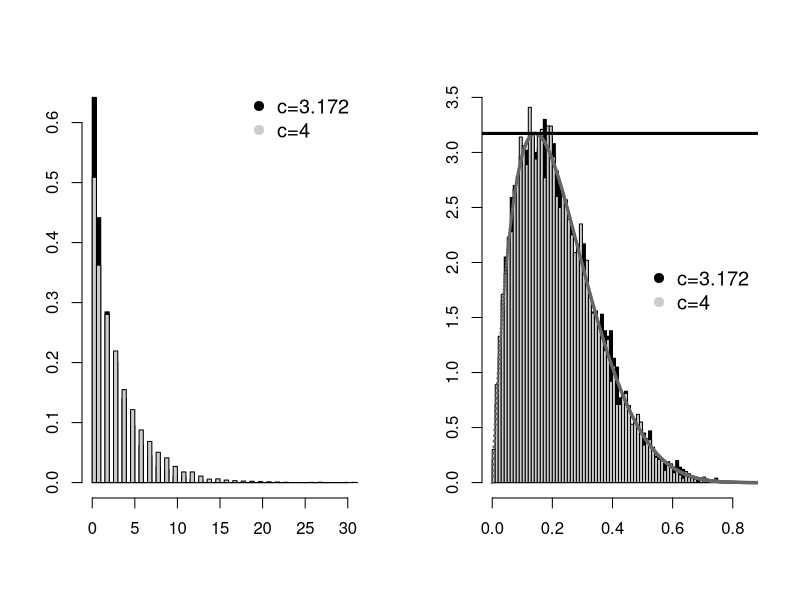
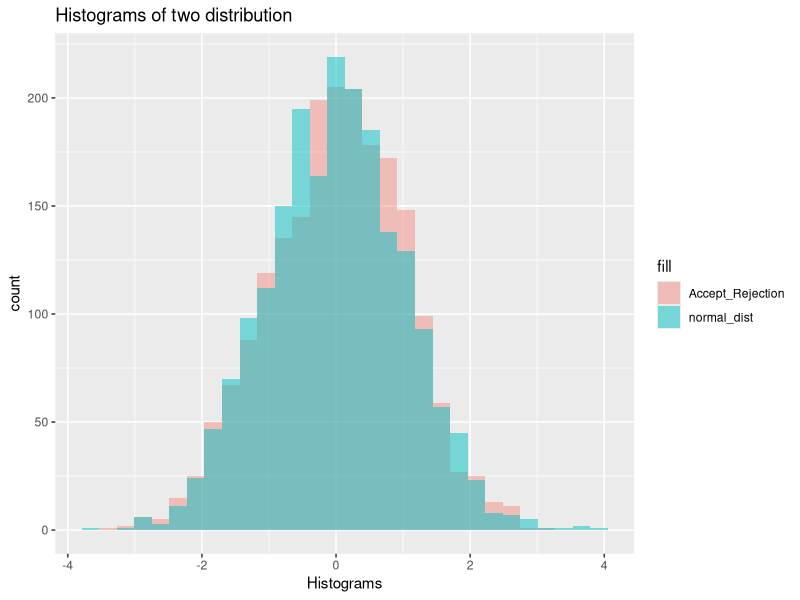

These charts were generated, in order, by the following R code:
## ---- chunk 1
#code by : Krzysztof Bartoszek
fgenbeta<-function(c){
    x<-NA
    num.reject<-0
    while (is.na(x)){
	y<-runif(1)
	u<-runif(1)
	if (u<=dbeta(y,2,7)/c){x<-y}
	else{num.reject<-num.reject+1}
    }
    c(x,num.reject)
}

y<-dbeta(seq(0,2,0.001),2,7)
c<-max(y)

mbetas1<-sapply(rep(c,10000),fgenbeta)
mbetas2<-sapply(rep(4,10000),fgenbeta)

par(mfrow=c(1,2))

hist(mbetas1[2,],col="black",breaks=100,xlab="",ylab="",freq=FALSE,main="");hist(mbetas2[2,],col=gray(0.8),breaks=100,xlab="",ylab="",freq=FALSE,main="",add=TRUE);legend("topright",pch=19,cex=1.2,legend=c("c=3.172","c=4"),col=c("black",gray(0.8)),bty="n")
hist(mbetas1[1,],col="black",breaks=100,xlab="",ylab="",freq=FALSE,main="",ylim=c(0,3.5));hist(mbetas2[1,],col=gray(0.8),breaks=100,xlab="",ylab="",freq=FALSE,main="",add=TRUE);points(seq(0,2,0.001),y,pch=19,cex=0.3,col=gray(0.4));abline(h=3.172554,lwd=3);legend("right",pch=19,cex=1.2,legend=c("c=3.172","c=4"),col=c("black",gray(0.8)),bty="n")

## ---- chunk 2
library(ggplot2)
## ---- chunk 3
#author: Naveen gabriel
accept_reject <- function(sam) {
    f_x <- c()
    cnt <- 1
    while(cnt<=sam){ 
        U <- runif(1,0,1)    
        r_x <- ifelse(U<0.5, log(2*U), -log(2-(2*U)))  #generate a random variable from laplace distribution
        
        uni <- runif(1)
        frac <- exp(-(r_x^2)/2 + abs(r_x) - 0.5)  #value of f(X)/c(g(X))
    
        if(uni<=frac){
            f_x[cnt]<- r_x
            cnt <- cnt+1
        }
        total <<- total + 1
    }
    
return(f_x)
}

n = 2000
total <-0
values <- accept_reject(n)
normal_dist <- rnorm(2000,0,1)

compare_data <- cbind(values,normal_dist)
compare_data <- as.data.frame(compare_data)

colnames(compare_data) <- c("Accept_Rejection","normal_dist")
## ---- chunk 4
ggplot(compare_data) + geom_histogram(aes(Accept_Rejection,fill="Accept_Rejection"),alpha=0.4) + geom_histogram(aes(normal_dist,fill ="normal_dist"), alpha =0.5) + labs(title="Histograms of two distribution", x = "Histograms")
## ---- chunk 5
rj_rt <- 1-(2000/total)
cat("The average rejection rate is :", rj_rt)
